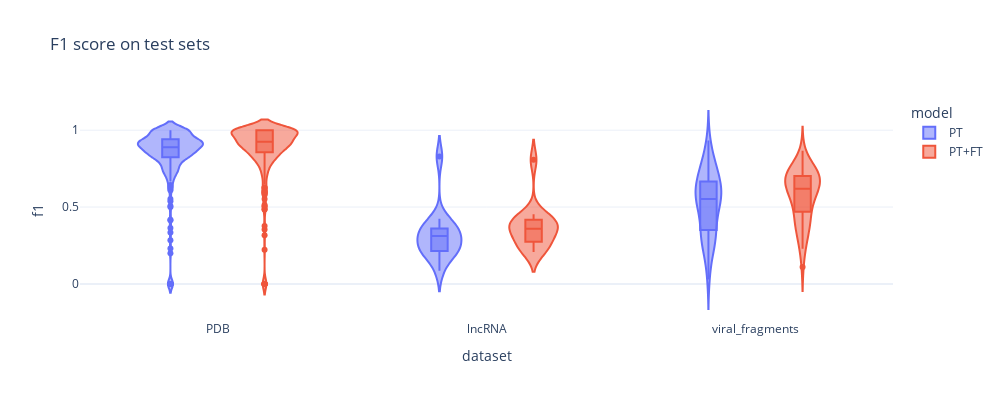

Source (notebook cell):
### Code cell
import plotly.express as px

px.violin(data_comparison, x="dataset", y="f1", color="model", points=None, box=True, title="F1 score on test sets", template="plotly_white", width=1000, height=400)

### Figure 1 — Plotly figure (JSON) as saved in the notebook; plotly's stock layout.template omitted (floating-point values rounded to 4 significant figures; data arrays with more than 128 entries replaced by an {"elided": "..."} marker saying what was removed)
{"data": [{"alignmentgroup": "True", "box": {"visible": true}, "hovertemplate": "model=PT<br>dataset=%{x}<br>f1=%{y}<extra></extra>", "legendgroup": "PT", "marker": {"color": "#636efa"}, "name": "PT", "offsetgroup": "PT", "orientation": "v", "scalegroup": "True", "showlegend": true, "type": "violin", "x": {"elided": "429 str values"}, "x0": " ", "xaxis": "x", "y": {"elided": "429 float values"}, "y0": " ", "yaxis": "y"}, {"alignmentgroup": "True", "box": {"visible": true}, "hovertemplate": "model=PT+FT<br>dataset=%{x}<br>f1=%{y}<extra></extra>", "legendgroup": "PT+FT", "marker": {"color": "#EF553B"}, "name": "PT+FT", "offsetgroup": "PT+FT", "orientation": "v", "scalegroup": "True", "showlegend": true, "type": "violin", "x": {"elided": "429 str values"}, "x0": " ", "xaxis": "x", "y": {"elided": "429 float values"}, "y0": " ", "yaxis": "y"}], "layout": {"height": 400, "legend": {"title": {"text": "model"}, "tracegroupgap": 0}, "title": {"text": "F1 score on test sets"}, "violinmode": "group", "width": 1000, "xaxis": {"anchor": "y", "domain": [0, 1], "title": {"text": "dataset"}}, "yaxis": {"anchor": "x", "domain": [0, 1], "title": {"text": "f1"}}}}
